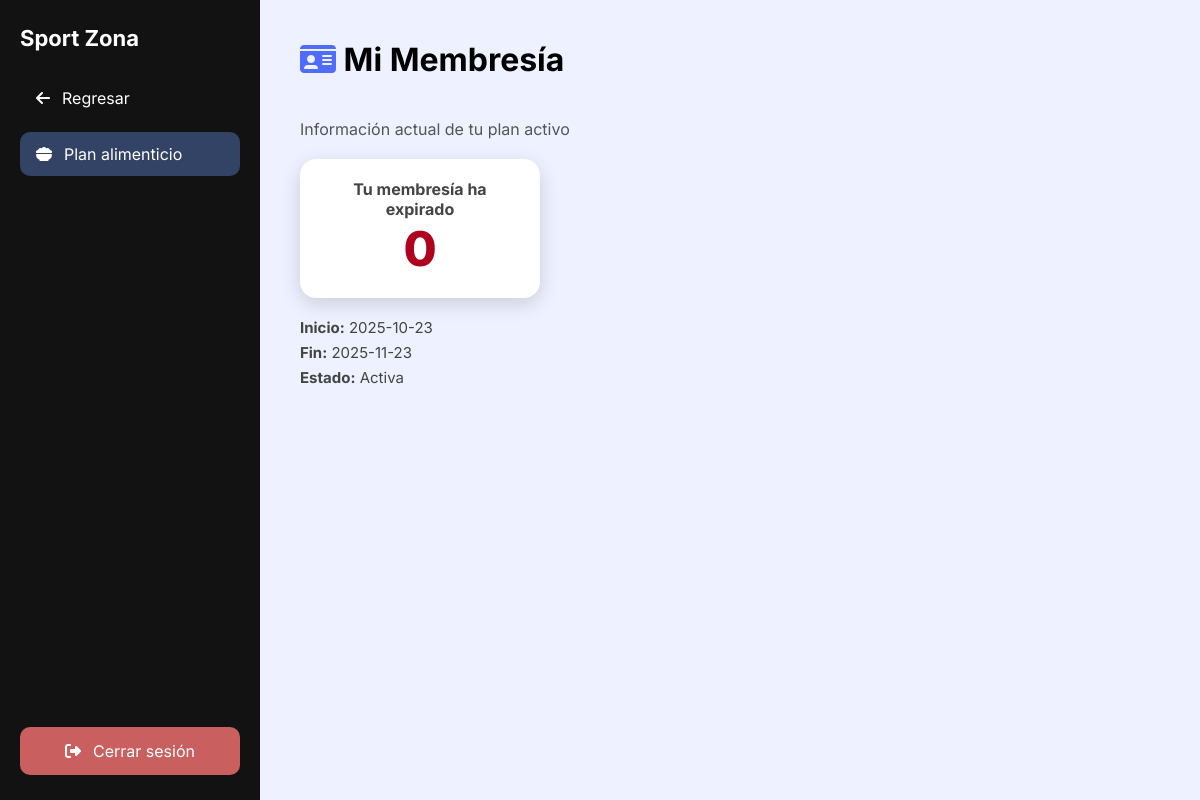
Page /index.php?controller=cliente&action=membresia (signed in) on the earlier database version.
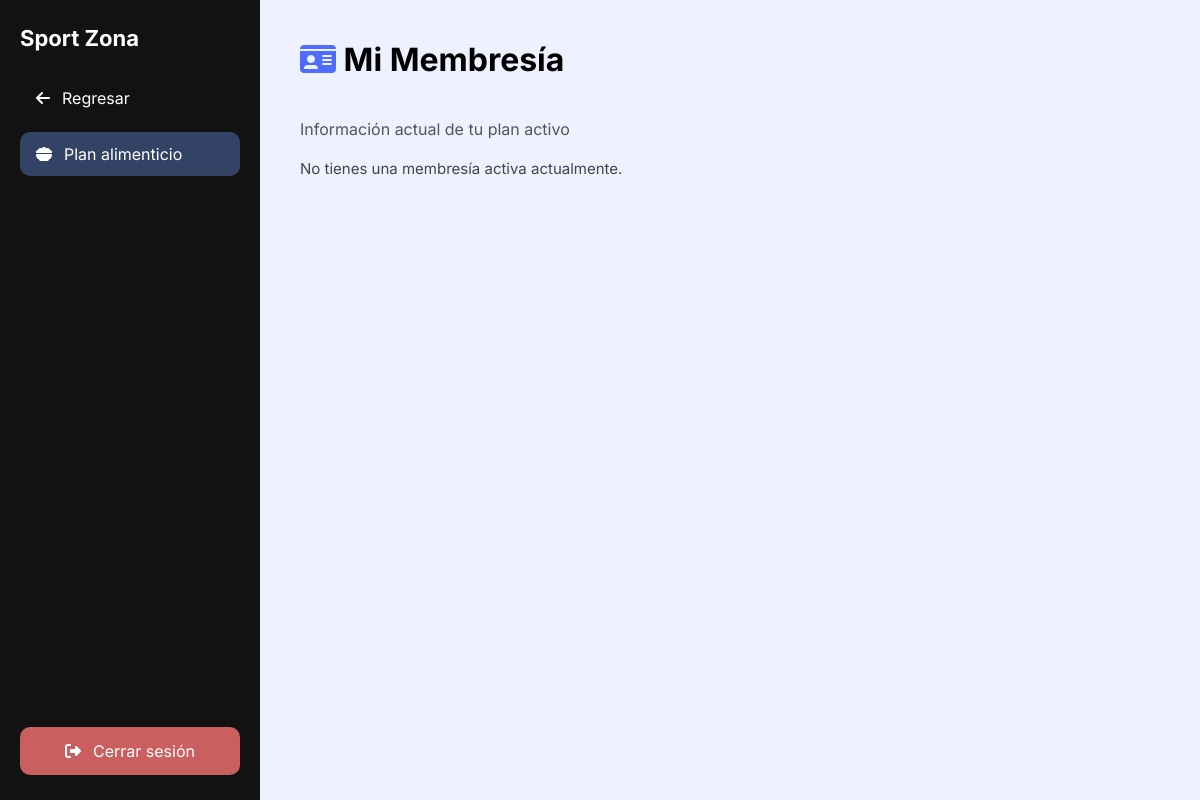
Same page on the later database version.
### tables this page shows
CREATE TABLE `membresia` (
  `idMembresia` int(11) NOT NULL AUTO_INCREMENT,
  `idUsuario` int(11) NOT NULL,
  `idTipoMembresia` int(11) NOT NULL,
  `fechaInicio` date NOT NULL,
  `fechaFin` date NOT NULL,
  `estado` enum('activa','inactiva','vencida','cancelada') NOT NULL DEFAULT 'activa',
  `idAdministrador` int(11) NOT NULL,
  `fechaCreacion` timestamp NOT NULL DEFAULT current_timestamp(),
  `fechaActualizacion` timestamp NULL DEFAULT NULL ON UPDATE current_timestamp(),
  PRIMARY KEY (`idMembresia`),
  KEY `fk_membresia_usuario` (`idUsuario`),
  KEY `fk_membresia_tipo` (`idTipoMembresia`),
  KEY `fk_membresia_admin` (`idAdministrador`),
  CONSTRAINT `fk_membresia_admin` FOREIGN KEY (`idAdministrador`) REFERENCES `administrador` (`idAdministrador`) ON UPDATE CASCADE,
  CONSTRAINT `fk_membresia_tipo` FOREIGN KEY (`idTipoMembresia`) REFERENCES `tipo_membresia` (`idTipoMembresia`) ON UPDATE CASCADE,
  CONSTRAINT `fk_membresia_usuario` FOREIGN KEY (`idUsuario`) REFERENCES `usuarios` (`idUsuario`) ON DELETE CASCADE ON UPDATE CASCADE
);

### app/controllers/ClienteController.php (called while the page is built, shortened)
<?php
require_once __DIR__ . '/../models/MembresiaModel.php';
class ClienteController {
    private $membresiaModel;
    public function __construct($connection) {
        $this->membresiaModel = new MembresiaModel($connection);
    }
    public function membresia() {
        $idUsuario = $_SESSION['id'];
        $membresia = $this->membresiaModel->obtenerMembresiaUsuario($idUsuario);
        include "app/views/cliente/membresia-cliente.php";
    }
}

### app/models/MembresiaModel.php (called while the page is built, shortened)
<?php
class MembresiaModel {
    private $db;
    public function __construct($connection) {
        $this->db = $connection;
    }
    public function obtenerMembresiaUsuario($idUsuario) {
        $sql = "SELECT m.*, t.nombre AS tipoNombre, u.correo
                FROM membresia m
                INNER JOIN tipo_membresia t ON m.idTipoMembresia = t.idTipoMembresia
                INNER JOIN usuarios u ON m.idUsuario = u.idUsuario
                WHERE m.idUsuario = ? AND m.estado = 'activa'
                ORDER BY m.fechaFin DESC
                LIMIT 1";
        $stmt = $this->db->prepare($sql);
        $stmt->bind_param("i", $idUsuario);
        $stmt->execute();
        return $stmt->get_result()->fetch_assoc();
    }
}

### app/views/cliente/membresia-cliente.php (the view, shortened to what this page needs)
<!DOCTYPE html>
<html lang="es">
<head>
    <link rel="stylesheet" href="public/css/membresia-cliente.css?v=31">
    <link rel="stylesheet" href="https://cdnjs.cloudflare.com/ajax/libs/font-awesome/6.4.0/css/all.min.css">
</head>
<body>
<div class="wrapper">
    <aside class="sidebar" id="sidebar">
        <div class="side-header">
            <h2 class="brand">Sport Zona</h2>
        </div>
        <nav class="sidebar-menu">
            <a href="index.php?controller=cliente&action=index" class="menu-item">
                <i class="fa-solid fa-arrow-left"></i>
                <span>Regresar</span>
            </a>
            <a href="index.php?controller=PlanAlimentacion&action=clienteFormulario"
               class="menu-item active">
                <i class="fa-solid fa-bowl-food"></i>
                <span>Plan alimenticio</span>
            </a>
        </nav>
        <div class="logout-bar">
            <a href="index.php?controller=user&action=logout">
                <i class="fa-solid fa-right-from-bracket"></i>
                <span>Cerrar sesión</span>
            </a>
        </div>
    </aside>
    <div class="main-content">
        <h1 class="title">
        <i class="fa-solid fa-id-card" style="color:#4f6cff;"></i> Mi Membresía
        </h1>
        <br><br>
        <p class="subtitle">Información actual de tu plan activo</p>
        <?php if (!empty($membresia)):
            $fechaFin = new DateTime($membresia['fechaFin']);
            $hoy = new DateTime();
            $diasRestantes = $hoy->diff($fechaFin)->days;
            $expirada = $fechaFin < $hoy;
        ?>
            <div class="dias-widget <?= $expirada ? 'expirada' : '' ?>">
                <h3><?= $expirada ? "Tu membresía ha expirado" : "Días restantes" ?></h3>
                <p class="dias-num"><?= $expirada ? "0" : $diasRestantes ?></p>
            </div>
        <?php endif; ?>
        <div class="membresia-aviso">
            <?php if (empty($membresia)): ?>
                <p class="empty-msg">No tienes una membresía activa actualmente.</p>
            <?php else: ?>
                <p><strong>Inicio:</strong> <?= htmlspecialchars($membresia['fechaInicio']); ?></p>
                <p><strong>Fin:</strong> <?= htmlspecialchars($membresia['fechaFin']); ?></p>
                <p><strong>Estado:</strong> <?= $membresia['estado'] == 'activa' ? 'Activa' : 'Expirada'; ?></p>
            <?php endif; ?>
        </div>
    </div>
</div>
</body>
</html>

Differences in the rows shown:
no longer on this page (row edited): membresia: fechaInicio "2025-10-23", fechaFin "2025-11-23"
Other differences:
text no longer shown: "Tu membresía ha expirado 0 Inicio: Fin: Estado: Activa"
text now shown: "No tienes una membresía activa actualmente."
